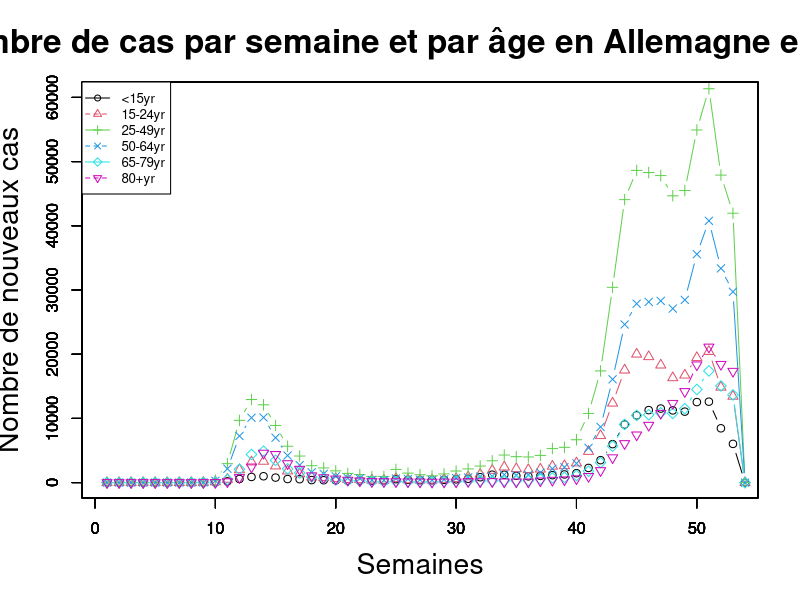
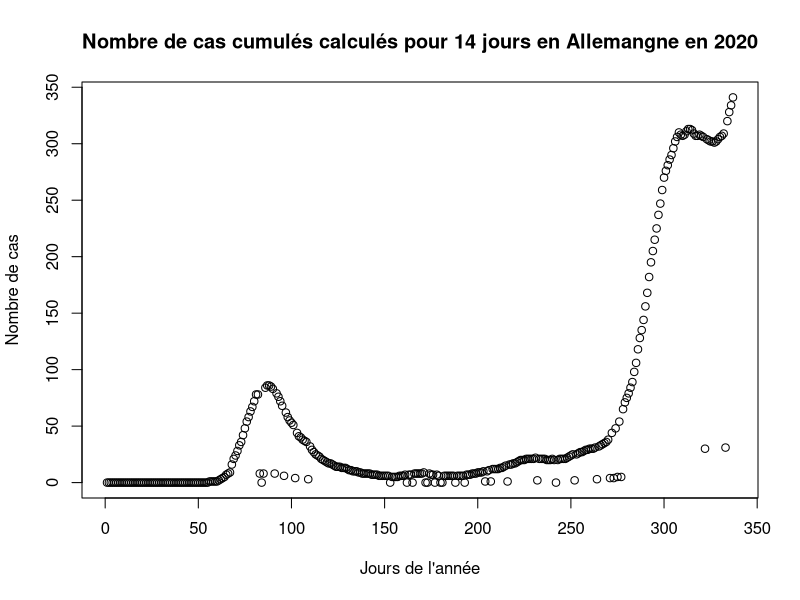
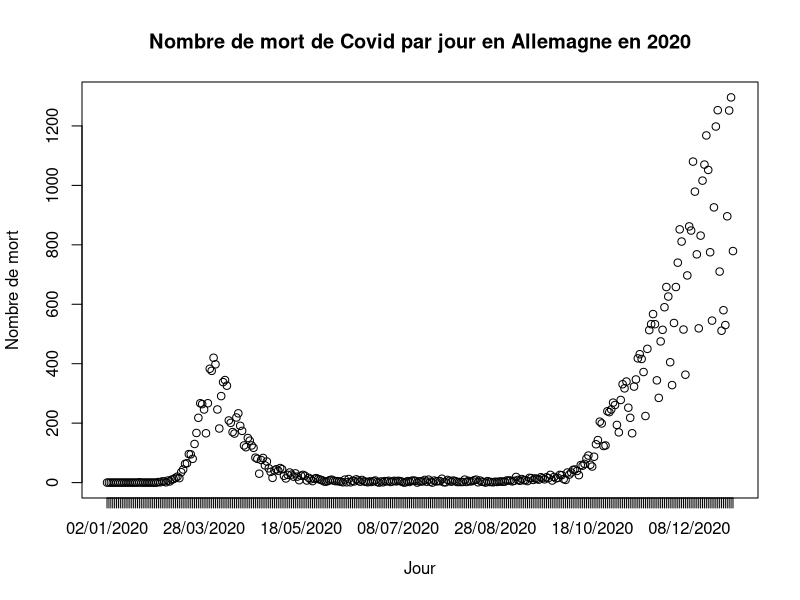
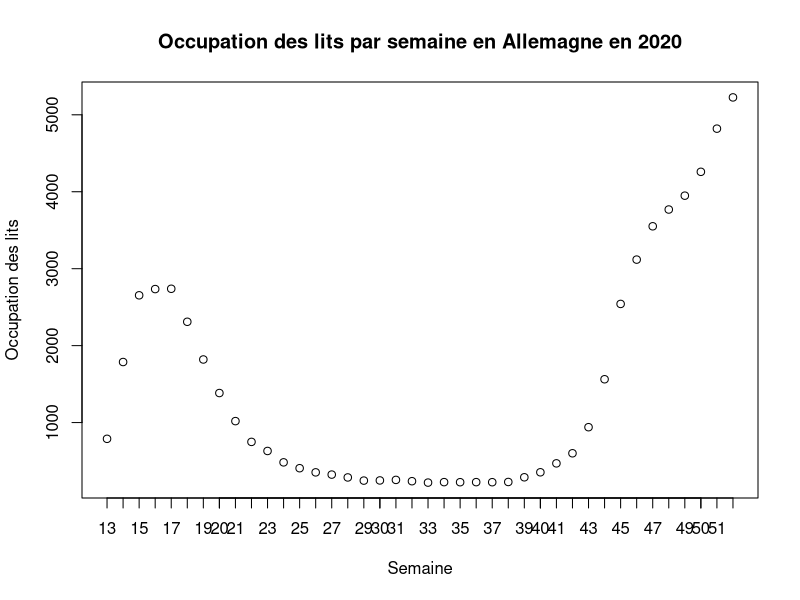

These charts were generated, in order, by the following R code:
library(dplyr)
library(lattice)
library(tibble)

## DATAS ##
variant <- read.table(file = "FichierCSV/variant.csv",header = TRUE)
doses <- read.table(file = "FichierCSV/doses.csv",header = TRUE)
bed <- read.table(file = "FichierCSV/bedOccup.csv",header = TRUE)
death <- read.table(file = "FichierCSV/death.csv",header = TRUE)
cases <- read.table(file = "FichierCSV/caseByAge.csv", header = TRUE)
cumul_case <- read.table(file = "FichierCSV/cumul_case.csv", header = TRUE)


x = 1:54
cases[is.na(cases)] <- 0
for (i in seq(1,6)){
  plot(x,cases$new_cases[1 + (53*(i-1)):(53 * i)],ylim = c(0, 60000), 
       xlim = c(1, 53), type = "b", col = i, main = "", xlab = "", ylab = "", pch = i)
  par(new = TRUE)
}
title(main = "Nombre de cas par semaine et par âge en Allemagne en 2020",
      xlab = "Semaines", 
      ylab="Nombre de nouveaux cas",
      cex.main = 2,   # Title size
      cex.lab = 1.7,    # X-axis and Y-axis labels size
      cex.axis = 2)
legend("topleft", legend=c(cases$age_group[53*1],cases$age_group[53*2],cases$age_group[53*3],
                          cases$age_group[53*4],cases$age_group[53*5],cases$age_group[53*6]), 
                          col = c("1","2","3","4","5","6"), lty=1:2, cex=0.8, pch = c(1,2,3,4,5,6))

## CUMULATIVE CASES ##
x = 1: length(cumul_case$Cumulative_number_for_14_days_of_COVID.19_cases_per_100000)
cumulatives <- gsub(",","",cumul_case$Cumulative_number_for_14_days_of_COVID.19_cases_per_100000)
cumulatives <- as.numeric(cumulatives)
cumulatives <- round(cumulatives %/% 100000000)
cumulatives = rev(cumulatives)
plot(x,cumulatives, main = "Nombre de cas cumulés calculés pour 14 jours en Allemangne en 2020",
     xlab = "Jours de l'année",
     ylab = "Nombre de cas")

## DEATHS ##
x = 1:length(death$deaths)
plot(x,rev(death$deaths),main = "Nombre de mort de Covid par jour en Allemagne en 2020", xlab = "Jour" ,xaxt = 'n', ylab = "Nombre de mort")
axis(1, at = seq(round(min(x)), round(max(x)), by = 1), labels = rev(death$dateRep))
N = death$popData2020[1]


## BEDS ##
x = 13:52
plot(x,bed$value[1:40],xlab = "Semaine",ylab="Occupation des lits")
title("Occupation des lits par semaine en Allemagne en 2020")
axis(1,13:52)



